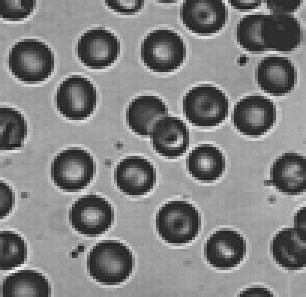
#> input picture mathematical-morphology/assets/BLOOD1.TIF, 102 x 99 px, shrunk from 272 x 265 before the run, given in place of BLOOD1.jpg, which was not available (shown 3 times larger)
$ jupyter execute session_4.ipynb
#> lines starting #> are read from the running program, lines starting #| are printed output that depends on the picture; after the words box and inside, x2 and y2 are one past the last pixel; in counts of white or black regions, pixels touching at a corner belong together; pictures that were not available may be replaced by others from this repository, and a replacement may not be noted
[cell 1]
import cv2
import matplotlib.pyplot as plt
from skimage import color, morphology, img_as_ubyte
from skimage.morphology import reconstruction, disk
from skimage.filters import threshold_otsu

[cell 2]
image = cv2.imread('BLOOD1.jpg', cv2.IMREAD_GRAYSCALE)
#> image is the input picture: shape (99, 102); min 27, max 251, mean 129.8
gray = img_as_ubyte(image)

thresh = threshold_otsu(gray)
#> thresh = 111
binary = gray > thresh
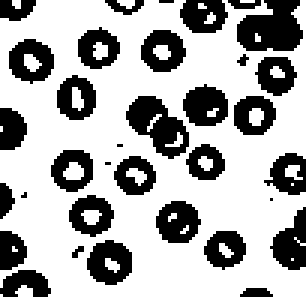
#> binary: shape (99, 102) bool (shown 3 times larger); 67.6% white; 34 black regions (7 under 20 px), largest, box (x1, y1, x2, y2) and area: (79, 0, 101, 17) 275, (42, 32, 63, 53) 237, (29, 80, 44, 95) 158
binary = img_as_ubyte(binary)
binary = 255 - binary

selem = disk(5)
seed = morphology.erosion(binary, selem)
#> seed: shape (99, 102); 0.13% white; 1 white region (1 under 20 px)
geo_reconstruction = reconstruction(seed, binary, method='dilation')
#> geo_reconstruction: shape (99, 102) float64; 2.7% white; 1 white region, box (x1, y1, x2, y2) and area: (79, 0, 101, 17) 275

fig, axes = plt.subplots(1, 3, figsize=(15, 5))
axes[0].imshow(gray, cmap='gray')
axes[0].set_title("Image originale")
axes[0].axis('off')

axes[1].imshow(binary, cmap='gray')
axes[1].set_title("Image binaire inversée")
axes[1].axis('off')

axes[2].imshow(geo_reconstruction, cmap='gray')
axes[2].set_title("Reconstruction géodésique")
axes[2].axis('off')

plt.tight_layout()
plt.show()
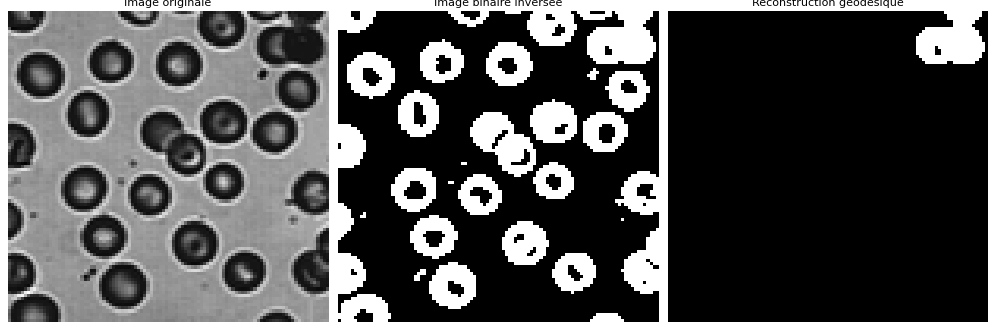
#> figure drawn by matplotlib, 3 panels

[cell 3]
eroded = morphology.erosion(binary, selem)
opening_reconstructive = reconstruction(eroded, binary, method='dilation')

dilated = morphology.dilation(binary, selem)
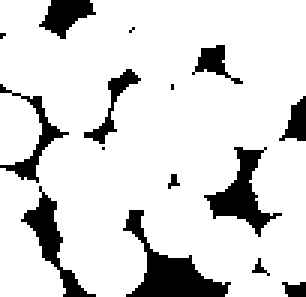
#> dilated: shape (99, 102) (shown 3 times larger); 85.4% white; 15 black regions (6 under 20 px), largest, box (x1, y1, x2, y2) and area: (41, 70, 77, 99) 363, (68, 49, 94, 79) 266, (7, 62, 32, 99) 222
closing_reconstructive = reconstruction(dilated, binary, method='erosion')
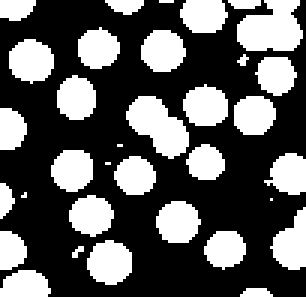
#> closing_reconstructive: shape (99, 102) float64 (shown 3 times larger); 36.4% white; 34 white regions (7 under 20 px), largest, box (x1, y1, x2, y2) and area: (79, 0, 101, 17) 280, (42, 32, 63, 53) 260, (29, 80, 44, 95) 174

fig, axes = plt.subplots(1, 3, figsize=(15, 5))
ax = axes.ravel()

ax[0].imshow(gray, cmap='gray')
ax[0].set_title("Image originale")
ax[0].axis('off')

ax[1].imshow(opening_reconstructive, cmap='gray')
ax[1].set_title("Ouverture reconstructive")
ax[1].axis('off')

ax[2].imshow(closing_reconstructive, cmap='gray')
ax[2].set_title("Fermeture reconstructive")
ax[2].axis('off')

plt.tight_layout()
plt.show()

[cell 4]
import cv2
import matplotlib.pyplot as plt
from skimage import color, morphology, img_as_ubyte
from skimage.morphology import reconstruction, disk
from skimage.filters import threshold_otsu

image1 = cv2.imread('MC170021.JPG')
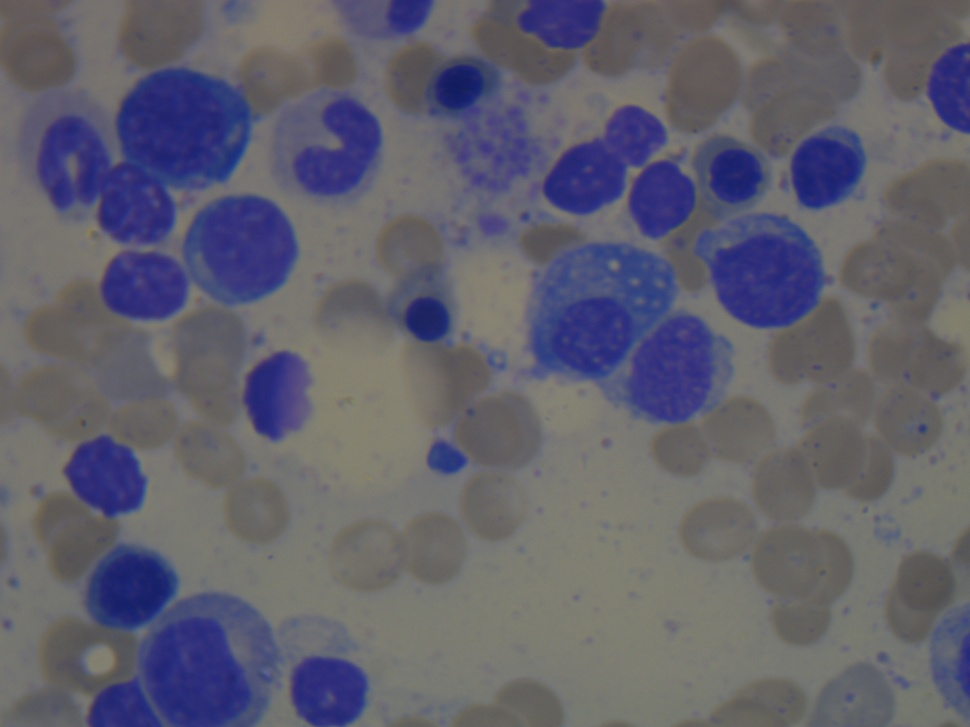
#> input picture mathematical-morphology/assets/MC170021.JPG, 970 x 727 px, shrunk from 2592 x 1944 before the run, found by its file name
#> image1 is the input picture: shape (727, 970, 3); mean B, G, R 109.5, 96.5, 97.7
image1 = cv2.cvtColor(image1, cv2.COLOR_BGR2RGB)


gray = color.rgb2gray(image1)
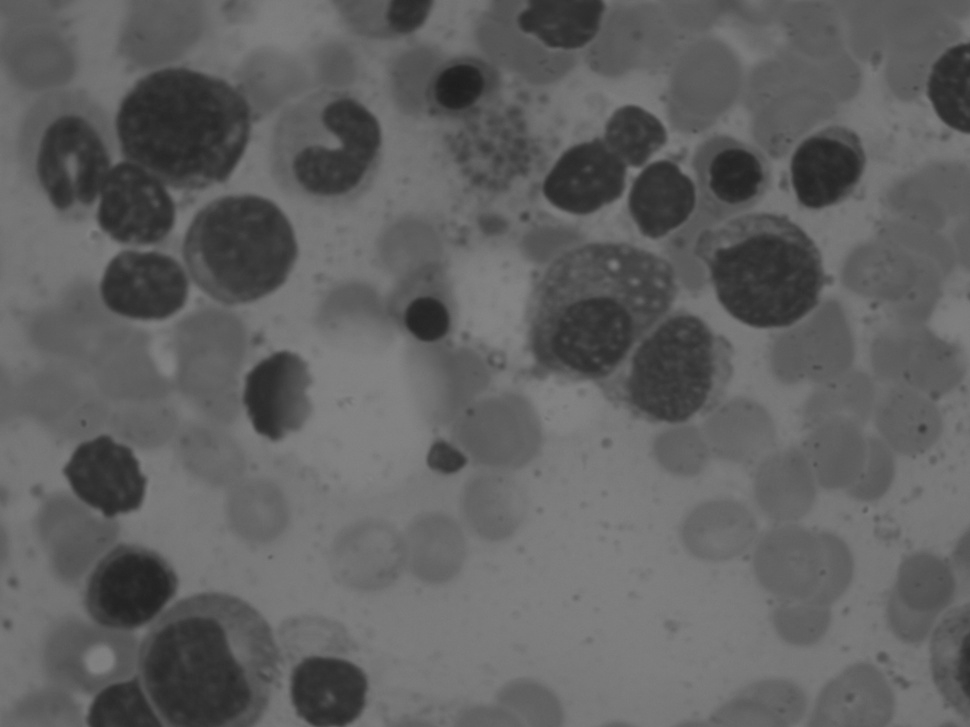
#> gray: shape (727, 970) float64; min 0.114, max 0.523, mean 0.383
gray = img_as_ubyte(gray)

thresh = threshold_otsu(gray)
#> thresh = 83
binary = gray > thresh
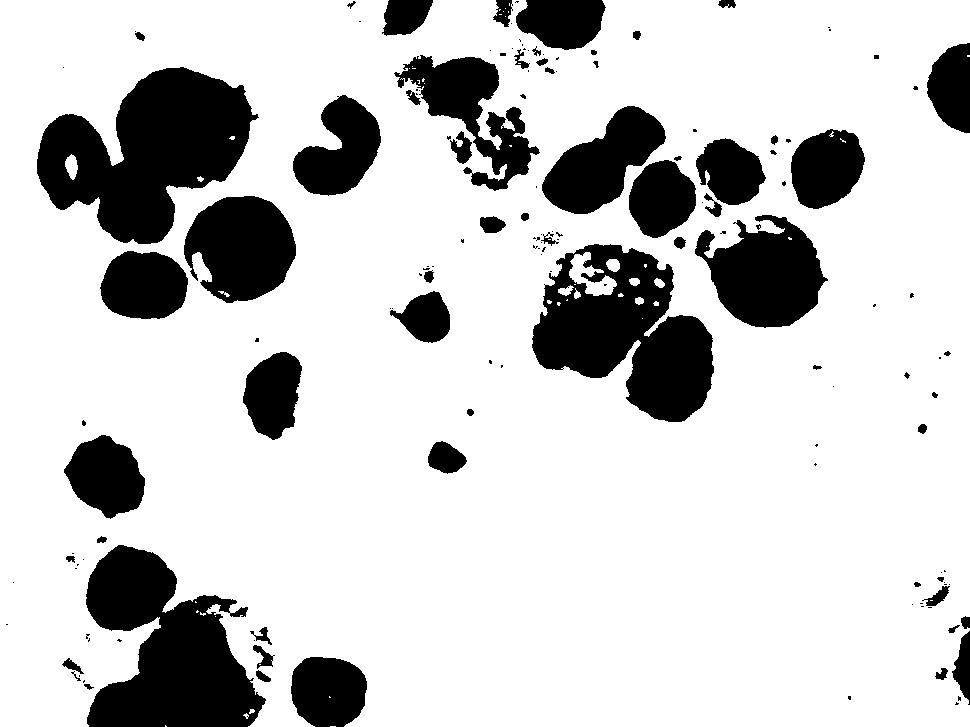
#> binary: shape (727, 970) bool; 79.7% white; 149 black regions (85 under 20 px), largest, box (x1, y1, x2, y2) and area: (37, 67, 259, 244) 22460, (86, 545, 266, 727) 19921, (532, 244, 714, 422) 18847
binary = img_as_ubyte(binary)

binary = 255 - binary

selem = disk(15)

seed = morphology.erosion(binary, selem)
#> seed: shape (727, 970); 7% white; 22 white regions (1 under 20 px), largest, box (x1, y1, x2, y2) and area: (55, 82, 237, 229) 9693, (103, 621, 241, 727) 8000, (725, 247, 808, 313) 4055
geo_reconstruction = reconstruction(seed, binary, method='dilation')

eroded = morphology.erosion(binary, selem)
opening_reconstructive = reconstruction(eroded, binary, method='dilation')

dilated = morphology.dilation(binary, selem)
#> dilated: shape (727, 970); 40.8% white; 26 white regions, largest, box (x1, y1, x2, y2) and area: (332, 0, 880, 437) 118668, (22, 52, 311, 334) 55118, (47, 405, 382, 727) 52768
closing_reconstructive = reconstruction(dilated, binary, method='erosion')
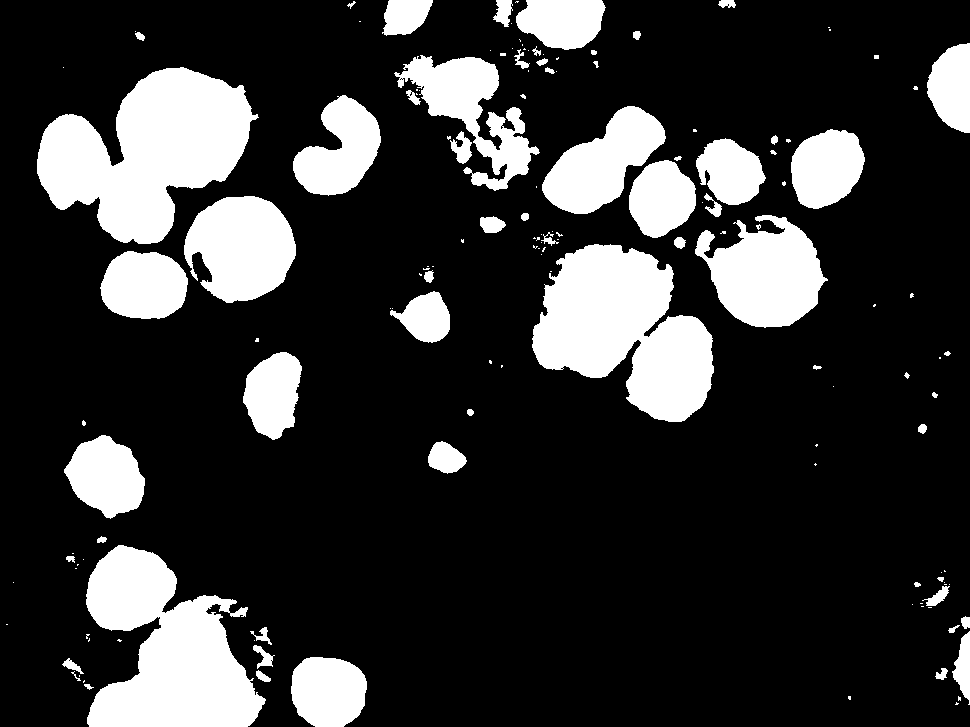
#> closing_reconstructive: shape (727, 970) float64; 20.6% white; 148 white regions (84 under 20 px), largest, box (x1, y1, x2, y2) and area: (37, 67, 259, 244) 22731, (532, 244, 714, 422) 20376, (86, 545, 266, 727) 19986

fig, axes = plt.subplots(5, 1, figsize=(8, 20))
ax = axes.ravel()

ax[0].imshow(image1)
ax[0].set_title("Image originale")

ax[1].imshow(geo_reconstruction, cmap='gray')
ax[1].set_title("Reconstruction géodésique")

ax[2].imshow(opening_reconstructive, cmap='gray')
ax[2].set_title("Ouverture reconstructive")

ax[3].imshow(closing_reconstructive, cmap='gray')
ax[3].set_title("Fermeture reconstructive")

for a in ax:
    a.axis('off')

plt.tight_layout()
plt.show()

[cell 5]
import cv2
import matplotlib.pyplot as plt
from skimage import morphology, img_as_ubyte
from skimage.morphology import reconstruction, disk
from skimage.filters import threshold_otsu

image = cv2.imread('BLOOD1.jpg', cv2.IMREAD_GRAYSCALE)
gray = img_as_ubyte(image)

thresh = threshold_otsu(gray)
#> thresh = 111
binary = gray > thresh
binary = img_as_ubyte(binary)
binary = 255 - binary

selem = disk(15)

marker_erosion = morphology.erosion(binary, selem)
#> marker_erosion: shape (99, 102); every value is 0
marker_dilation = morphology.dilation(binary, selem)
#> marker_dilation: shape (99, 102); 99.9% white; black in thin lines or dots, all inside (x1, y1, x2, y2) = (56, 96, 60, 99)

reconstruction_from_erosion = reconstruction(marker_erosion, binary, method='dilation')
#> reconstruction_from_erosion: shape (99, 102) float64; every value is 0
reconstruction_from_dilation = reconstruction(marker_dilation, binary, method='erosion')

fig, axes = plt.subplots(1,3, figsize=(8, 20))
ax = axes.ravel()

ax[0].imshow(binary, cmap='gray')
ax[0].set_title("Image binaire inversée")
ax[0].axis('off')

ax[1].imshow(marker_erosion, cmap='gray')
ax[1].set_title("Marker érosion")
ax[1].axis('off')

ax[2].imshow(reconstruction_from_erosion, cmap='gray')
ax[2].set_title("Reconstruction depuis érosion")
ax[2].axis('off')

plt.tight_layout()
plt.show()

[cell 6]
fig, axes = plt.subplots(1, 3, figsize=(8, 20))
ax = axes.ravel()

ax[0].imshow(binary, cmap='gray')
ax[0].set_title("Image binaire inversée")
ax[0].axis('off')

ax[1].imshow(marker_dilation, cmap='gray')
ax[1].set_title("Marker dilatation")
ax[1].axis('off')

ax[2].imshow(reconstruction_from_dilation, cmap='gray')
ax[2].set_title("Reconstruction depuis dilatation")
ax[2].axis('off')

plt.tight_layout()
plt.show()

[cell 7]
import cv2
import matplotlib.pyplot as plt
from skimage import img_as_ubyte
from skimage.morphology import reconstruction, erosion, disk

image = cv2.imread('BLOOD1.jpg', cv2.IMREAD_GRAYSCALE)
gray = img_as_ubyte(image)

selem = disk(8)

seed = erosion(gray, selem)
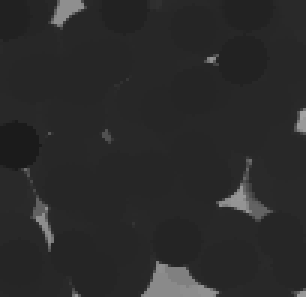
#> seed: shape (99, 102) (shown 3 times larger); min 27, max 161, mean 42.3
geo_reconstruction = reconstruction(seed, gray, method='dilation')
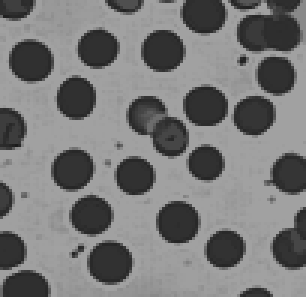
#> geo_reconstruction: shape (99, 102) float64 (shown 3 times larger); min 27, max 161, mean 119.3

eroded = erosion(gray, selem)
opening_reconstructive = reconstruction(eroded, gray, method='dilation')

fig, axes = plt.subplots(1, 3, figsize=(15, 5))
ax = axes.ravel()

ax[0].imshow(gray, cmap='gray')
ax[0].set_title("Image originale")
ax[0].axis('off')

ax[1].imshow(geo_reconstruction, cmap='gray')
ax[1].set_title("Reconstruction géodésique")
ax[1].axis('off')

ax[2].imshow(opening_reconstructive, cmap='gray')
ax[2].set_title("Ouverture par reconstruction")
ax[2].axis('off')

plt.tight_layout()
plt.show()
